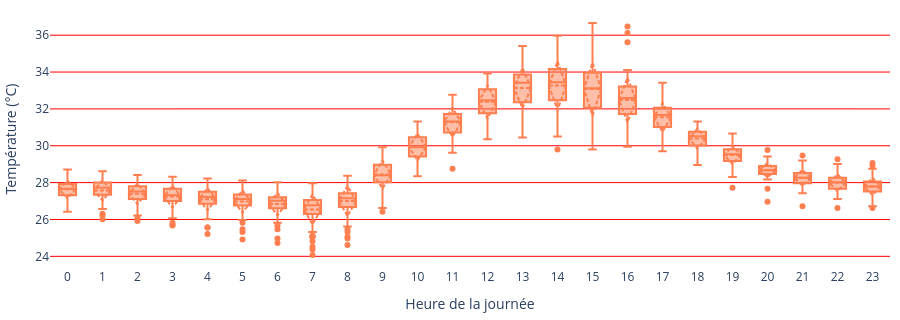

The notebook cell this image was saved under:
### Code cell
fig_boxplot_by_hour(data=data_meteo)
